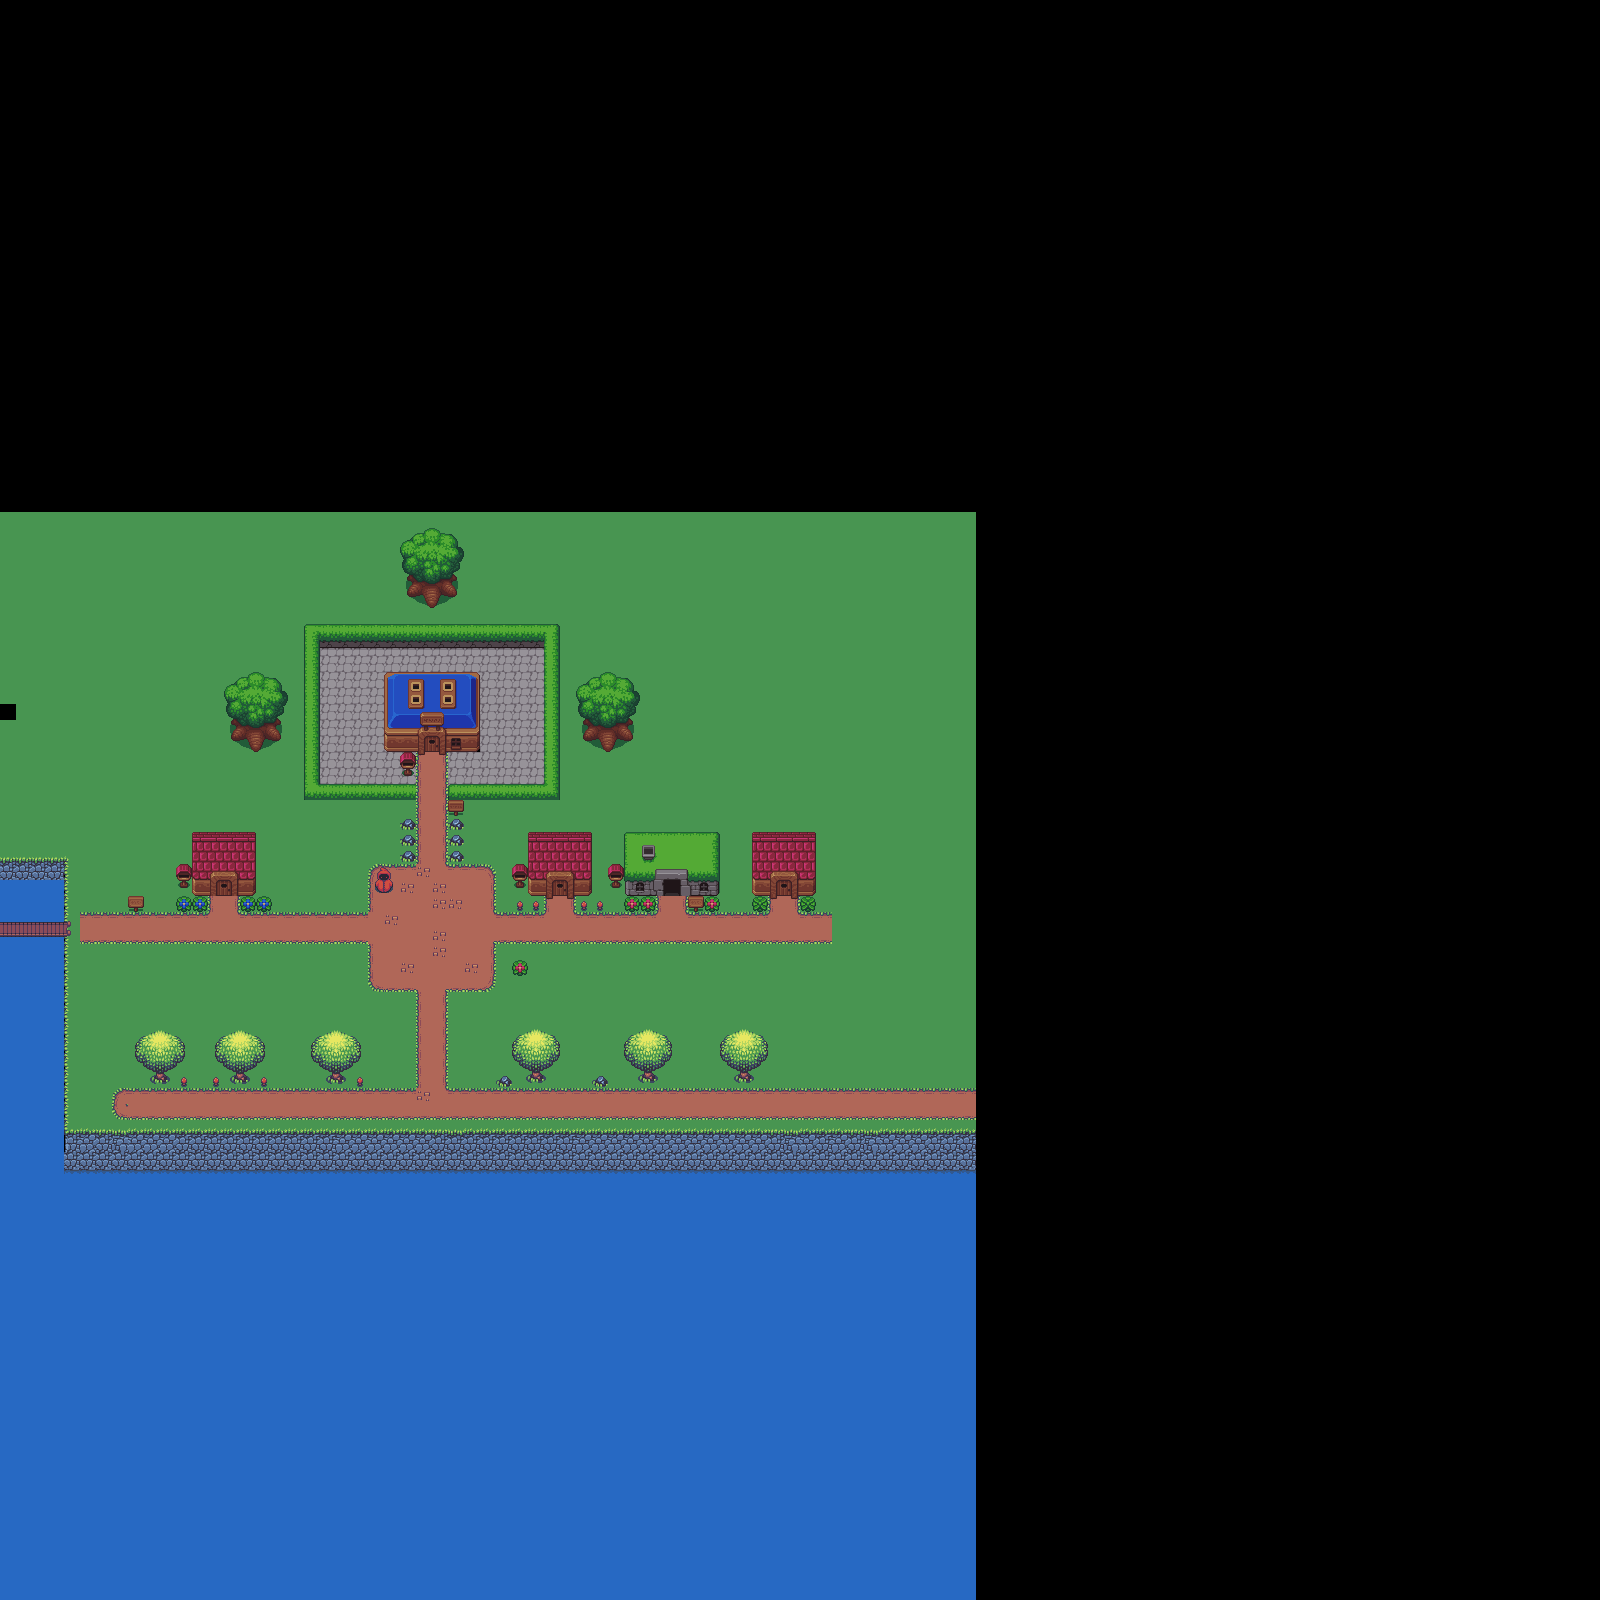

Tiled map render using the project's own tile images. Description and the map definition, with tile-layer contents summarised, below:
An orthogonal 100x100 tile map with 16x16 px tiles, 3 tile layers (Capa de patrones 1, Capa de patrones 2, Capa de patrones 3), 4 tilesets and 20 objects.

<map version="1.4" tiledversion="1.4.2" orientation="orthogonal" renderorder="right-down" width="100" height="100" tilewidth="16" tileheight="16" infinite="0" nextlayerid="5" nextobjectid="27">
 <tileset firstgid="1" source="../Tsx/Bosque verde.tsx" />
 <tileset firstgid="185" source="../Tsx/tiles 1.tsx" />
 <tileset firstgid="535" source="../Tsx/Snow.tsx" />
 <tileset firstgid="843" source="../Tsx/tiles.tsx" />
 <layer id="1" name="Capa de patrones 1" width="100" height="100">
  <data>[10000 cells, 4145 non-empty, 31 distinct tile ids]</data>
 </layer>
 <layer id="2" name="Capa de patrones 2" width="100" height="100">
  <data>[10000 cells, 354 non-empty, 153 distinct tile ids]</data>
 </layer>
 <layer id="4" name="Capa de patrones 3" width="100" height="100">
  <data>[10000 cells, 24 non-empty, 7 distinct tile ids]</data>
 </layer>
 <objectgroup id="3" name="Capa de Objetos 1">
  <object id="1" x="449.25" y="800.25">
   <polygon points="0,0 110.75,-0.5 110.75,-176.75 -145.75,-176.5 -145.25,-0.75 -32.75,-0.5 -33,-16.25 -130,-16.25 -130,-160.75 94.75,-160.25 95,-16.75 -1.25,-16.75" />
  </object>
  <object id="2" x="384.75" y="672">
   <polygon points="0,0 -0.75,79 94.75,80 95.75,-0.25" />
  </object>
  <object id="3" x="453.5" y="816">
   <polygon points="0,0 0.5,-4 -5.25,-4.5 -5.25,-15.75 10,-15.5 10.25,-4 4.5,-4.5 4.25,-0.75" />
  </object>
  <object id="4" x="528.75" y="832">
   <polygon points="0,0 -0.25,63.5 63.75,64 63.75,-0.75" />
  </object>
  <object id="5" x="0.25" y="1003.75">
   <polygon points="0,0 63,0.25 64,130 1599.5,129.75 1599.75,596.5 6.5,157.5" />
  </object>
  <object id="6" x="141.5" y="1038">
   <polygon points="0,0 -7.25,8.75 -5.75,21 1.5,25.25 10.5,32 14.75,36.75 9.5,38.5 9,40.75 12,44.5 20.75,44.75 28.25,42.5 24.75,37 21.75,34.25 34.25,28.25 43,18.75 42,3.25 35.75,-2.25 17.5,-9.25" />
  </object>
  <object id="7" x="222.75" y="1035.75">
   <polygon points="0,0 -8.25,7.75 -8.25,18 -6.5,24.5 0,27.75 2,31 10,34.5 13.75,37 13.5,40.25 10.5,41.75 10,44.5 16.75,45.25 23.75,45.25 24,41.5 20.75,36.75 30.5,32.25 37.75,26.75 40.75,19.75 42.25,9.5 35.75,1.25 17.75,-5.5" />
  </object>
  <object id="8" x="331.5" y="1071.25">
   <polygon points="0,0 -1.5,5.75 1.25,10.5 10,10.25 12.25,6.25 8.75,1 17,-3.25 28,-12.5 29.5,-25.5 23.75,-34.25 5,-41.5 -11,-37.25 -20.5,-28 -22.75,-19.25 -15.5,-9.5 -6.5,-2" />
  </object>
  <object id="9" x="531.25" y="1071.5">
   <polygon points="0,0 0.25,3.75 -3.5,4.75 -1,7.25 8.5,8.75 12,6.25 9.5,1.75 8.5,-0.75 21.25,-6 25.75,-11.5 28.75,-20.25 28.5,-28.25 22.25,-36.5 5.25,-43 -10,-37.5 -18.25,-30.25 -19.25,-18 -15,-8.75 -7,-5" />
  </object>
  <object id="10" x="637.25" y="1033.25">
   <polygon points="0,0 -12,4.75 -13,13 -12.5,23.25 -7.25,29.5 0.25,33.75 5.5,37.75 5.25,42.5 2.75,45.25 9.75,48.5 15.75,48 17.75,43.5 15.25,39.75 15.25,36.25 23.5,35 31.25,26.75 35.75,15.25 29,3.25 11,-4.75" />
  </object>
  <object id="11" x="740" y="1031">
   <polygon points="0,0 -14,3.75 -20.25,12 -20,18 -19.25,26 -10.25,35.5 0,40.25 -2.75,45.75 -2.75,48.5 6,50 11,46.75 8,40.5 20.75,34.25 28.75,23.25 27.25,12 21.5,4.75 8,-1.75" />
  </object>
  <object id="12" x="624.333" y="832.333" width="95.6667" height="64" />
  <object id="13" x="752" y="831" width="64.3333" height="64" />
  <object id="14" x="192" y="831.667" width="63.3333" height="63.6667" />
  <object id="15" x="128" y="895.333" width="15.3333" height="16" />
  <object id="16" x="0" y="858" width="63.3333" height="57.3333" />
  <object id="17" x="0.666667" y="943.333" width="64" height="63.3333" />
  <object id="18" x="239" y="678.333">
   <polygon points="0,0 -11.6667,6.33333 -16,12.3333 -13.6667,19 -10.6667,26.6667 -14.3333,30 -9.33333,39.3333 -5.66667,38.3333 -3.66667,49.3333 -8.66667,54 -8,59.6667 -1,64.6667 6.33333,60 11,70 17.6667,73 27,60.3333 38.6667,62.6667 41.3333,57 37,47.3333 41.3333,45.3333 39,38.6667 43,35.6667 46,27.6667 51.3333,18 42.6667,11.6667 42.6667,4 32.6667,-3.33333 23.3333,-2.66667 17,-6.33333" />
  </object>
  <object id="25" x="414.909" y="534.182">
   <polygon points="0,0 -11.6667,6.33333 -16,12.3333 -13.6667,19 -10.6667,26.6667 -14.3333,30 -9.33333,39.3333 -5.66667,38.3333 -3.66667,49.3333 -8.66667,54 -8,59.6667 -1,64.6667 6.33333,60 11,70 17.6667,73 27,60.3333 38.6667,62.6667 41.3333,57 37,47.3333 41.3333,45.3333 39,38.6667 43,35.6667 46,27.6667 51.3333,18 42.6667,11.6667 42.6667,4 32.6667,-3.33333 23.3333,-2.66667 17,-6.33333" />
  </object>
  <object id="26" x="590.727" y="678.727">
   <polygon points="0,0 -11.6667,6.33333 -16,12.3333 -13.6667,19 -10.6667,26.6667 -14.3333,30 -9.33333,39.3333 -5.66667,38.3333 -3.66667,49.3333 -8.66667,54 -8,59.6667 -1,64.6667 6.33333,60 11,70 17.6667,73 27,60.3333 38.6667,62.6667 41.3333,57 37,47.3333 41.3333,45.3333 39,38.6667 43,35.6667 46,27.6667 51.3333,18 42.6667,11.6667 42.6667,4 32.6667,-3.33333 23.3333,-2.66667 17,-6.33333" />
  </object>
 </objectgroup>
</map>
